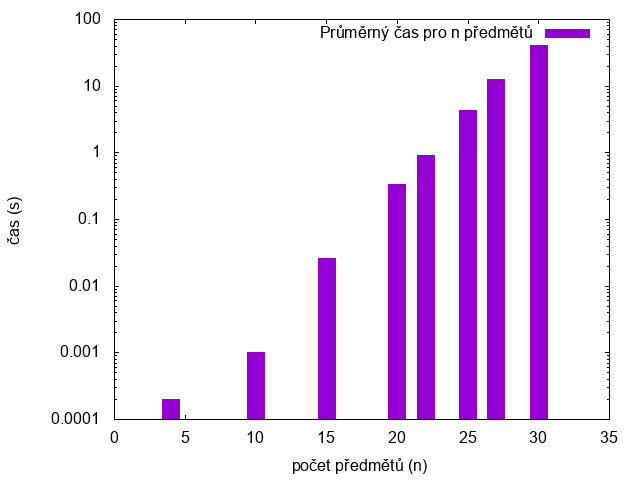

Recreate this plot in gnuplot.
set terminal png
set xlabel "počet předmětů (n)"
set ylabel "čas (s)"
set style fill solid 1.00 border
set xrange [0:35]
set logscale y
set boxwidth 1.2
plot "dynamic-programming-duration.txt" using 1:2 with boxes title "Průměrný čas pro n předmětů"
